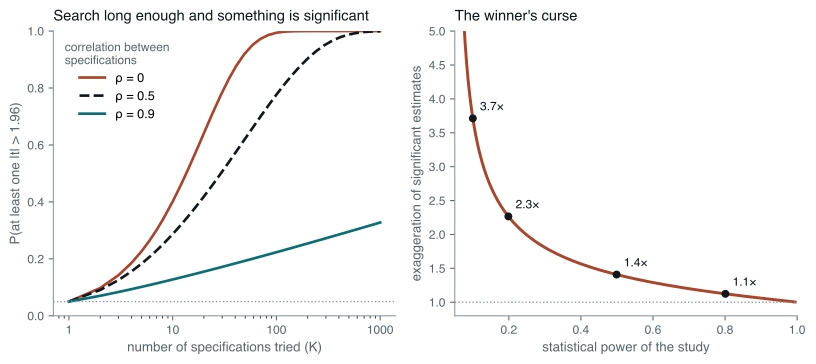

Here is the Python script that generated this plot:
# Two ways that honest-looking significance overstates the evidence.
#
#   Left  — specification search. Try K specifications of a regression when the
#           true effect is zero and report whether any of them is significant at
#           5%. Specifications that share data are correlated, which slows the
#           damage but does not stop it: with correlation 0.5 between every pair,
#           twenty tries still find "significance" about 40% of the time.
#           Computed exactly by integrating over the common component.
#   Right — the winner's curse. When a study is underpowered, the estimates
#           that clear the significance bar are, by construction, the ones that
#           overshot. Conditional on significance, the average estimate
#           overstates the true effect by the plotted factor.
#
# Run standalone:  uv run --no-project --with matplotlib,numpy python <path>

import math
import os

os.environ.setdefault("SOURCE_DATE_EPOCH", "1735689600")

import matplotlib

matplotlib.use("Agg")
matplotlib.rcParams["svg.fonttype"] = "path"
matplotlib.rcParams["svg.hashsalt"] = "em_forking_paths"
matplotlib.rcParams["font.family"] = ["Helvetica", "Arial", "DejaVu Sans"]

from pathlib import Path

import matplotlib.pyplot as plt
import numpy as np

INK = "#10171B"
MUTED = "#58666E"
TEAL = "#0B6E75"
RUST = "#A8452B"
GREY = "#8A979D"

Z = 1.959964
_erf = np.vectorize(math.erf)


def ncdf(x: np.ndarray) -> np.ndarray:
    return 0.5 * (1 + _erf(np.asarray(x, dtype=float) / math.sqrt(2)))


def p_any_significant(K: np.ndarray, rho: float) -> np.ndarray:
    """P(max_k |t_k| > Z) for K equicorrelated standard normal t-statistics under the null."""
    if rho == 0:
        return 1 - (1 - 0.05) ** K
    c = np.linspace(-9, 9, 6001)
    w = np.exp(-0.5 * c**2)
    w /= w.sum()
    a = np.sqrt(rho) * c
    s = np.sqrt(1 - rho)
    inside = ncdf((Z - a) / s) - ncdf((-Z - a) / s)
    return np.array([1 - np.sum(w * inside**k) for k in K])


def winners_curse(theta: np.ndarray) -> tuple[np.ndarray, np.ndarray, np.ndarray]:
    """Power, exaggeration ratio E[|b| | significant] / theta, and sign-error rate, for b ~ N(theta, 1)."""
    b = np.linspace(-12, 20, 64001)
    db = b[1] - b[0]
    powers, ratios, type_s = [], [], []
    for th in theta:
        dens = np.exp(-0.5 * (b - th) ** 2) / math.sqrt(2 * math.pi)
        sig = np.abs(b) > Z
        p = np.sum(dens[sig]) * db
        powers.append(p)
        ratios.append(np.sum(np.abs(b[sig]) * dens[sig]) * db / p / th)
        type_s.append(np.sum(dens[b < -Z]) * db / p)
    return np.array(powers), np.array(ratios), np.array(type_s)


def main() -> None:
    rng = np.random.default_rng(20260913)

    K = np.unique(np.round(np.logspace(0, 3, 40)).astype(int))
    curves = {rho: p_any_significant(K, rho) for rho in (0.0, 0.5, 0.9)}

    theta = np.linspace(0.05, 4.5, 400)
    power, ratio, type_s = winners_curse(theta)

    fig, (axL, axR) = plt.subplots(1, 2, figsize=(8.6, 3.9))

    for rho, colour, style in ((0.0, RUST, "-"), (0.5, INK, "--"), (0.9, TEAL, "-")):
        axL.plot(K, curves[rho], color=colour, lw=2.0, ls=style, label=f"ρ = {rho:g}")
    axL.axhline(0.05, color=GREY, lw=1.0, ls=":")
    axL.set_xscale("log")
    axL.set_ylim(0, 1.0)
    axL.set_xlabel("number of specifications tried (K)", fontsize=10, color=MUTED)
    axL.set_ylabel("P(at least one |t| > 1.96)", fontsize=10, color=MUTED)
    axL.set_title("Search long enough and something is significant", fontsize=11, color=INK, loc="left", pad=8)
    axL.set_xticks([1, 10, 100, 1000])
    axL.set_xticklabels(["1", "10", "100", "1000"])
    legend = axL.legend(frameon=False, fontsize=9.5, loc="upper left", title="correlation between\nspecifications", title_fontsize=9)
    legend.get_title().set_color(MUTED)

    axR.plot(power, ratio, color=RUST, lw=2.2)
    axR.axhline(1.0, color=GREY, lw=1.0, ls=":")
    for target in (0.1, 0.2, 0.5, 0.8):
        i = int(np.argmin(np.abs(power - target)))
        axR.plot(power[i], ratio[i], "o", color=INK, ms=5)
        axR.text(power[i] + 0.02, ratio[i] + 0.12, f"{ratio[i]:.1f}×", fontsize=9, color=INK)
    axR.set_xlim(0.05, 1.0)
    axR.set_ylim(0.8, 5.0)
    axR.set_xlabel("statistical power of the study", fontsize=10, color=MUTED)
    axR.set_ylabel("exaggeration of significant estimates", fontsize=10, color=MUTED)
    axR.set_title("The winner's curse", fontsize=11, color=INK, loc="left", pad=8)

    for ax in (axL, axR):
        ax.tick_params(labelsize=9, colors=MUTED)
        for side in ("top", "right"):
            ax.spines[side].set_visible(False)
        for side in ("left", "bottom"):
            ax.spines[side].set_color(GREY)

    fig.tight_layout()
    out = Path(__file__).with_suffix("")
    for ext in ("pdf", "svg"):
        fig.savefig(f"{out}.{ext}", transparent=True, bbox_inches="tight")

    print("Left panel: P(at least one |t| > 1.96) under the null")
    print(f"{'K':>6} {'rho=0':>7} {'rho=0.5':>8} {'rho=0.9':>8}   E[max|t|], independent (simulated)")
    for k_show in (1, 2, 5, 10, 20, 50, 100, 1000):
        vals = [p_any_significant(np.array([k_show]), rho)[0] for rho in (0.0, 0.5, 0.9)]
        emax = np.abs(rng.standard_normal((4000, k_show))).max(axis=1).mean()
        print(f"{k_show:6d} {vals[0]:7.3f} {vals[1]:8.3f} {vals[2]:8.3f}   {emax:.2f}")
    print()
    print("Right panel: b ~ N(theta, 1), significant if |b| > 1.96")
    print(f"{'power':>6} {'theta (SEs)':>12} {'exaggeration':>13} {'P(wrong sign | sig)':>20}")
    for target in (0.06, 0.1, 0.18, 0.2, 0.3, 0.5, 0.8, 0.9):
        i = int(np.argmin(np.abs(power - target)))
        print(f"{power[i]:6.2f} {theta[i]:12.2f} {ratio[i]:13.2f} {type_s[i]:20.3f}")


main()
